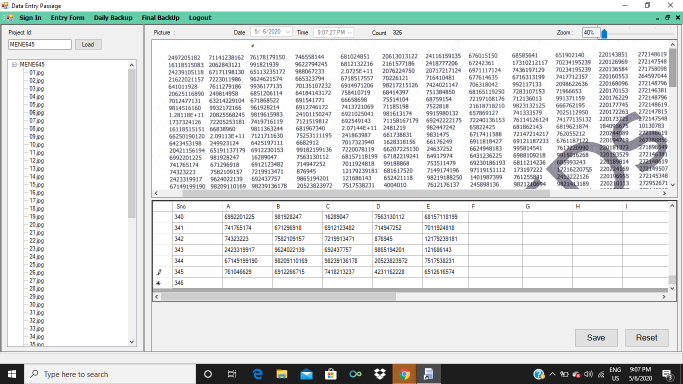
#> input picture images/image.png, 1366 x 768 px, found by its file name (shown at 1/2 size)
$ python image_process_01.py   (older library calls are emulated)
#> lines starting #> are read from the running program, lines starting #| are printed output that depends on the picture
# Improting Image class from PIL module
from PIL import Image
import sys

def main(argv):
    # Opens a image in RGB mode
    outfile = "images\image_out.png"
    outfile2 = "images\image_out_large.png"
    im = Image.open(r"C:\workspace\python\images\image.png")
#> im is the input picture: PIL image 1366x768 RGBA; mean R, G, B, A 220.7, 223.7, 223.4, 255

    # Size of the image in pixels (size of orginal image)
    # (This is not mandatory)
    orig_width, orig_height = im.size
#> orig_width = 1366; orig_height = 768
    print(orig_width, orig_height)
#| 1366 768

    new_size = int(orig_width*1.5), int(orig_height*1.5)
#> new_size = (2049, 1152)
    # [6 lines of commented-out code are left out]
    left = 333
    top = 97
    right = 333+82
    bottom = 380

    if len(argv) == 4:
        left = int(argv[0])
        top = int(argv[1])
        right = int(argv[2])
        bottom = int(argv[3])

    print(left, top, right, bottom)
    # Cropped image of above dimension
    # (It will not change orginal image)
    im1 = im.crop((left, top, right, bottom))
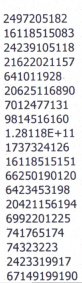
#> im1: PIL image 82x283 RGBA; mean R, G, B, A 222.8, 222.5, 224.9, 255
    ch_width, ch_height = im1.size
#> ch_width = 82; ch_height = 283
    print(ch_width, ch_height)
#| 82 283

    # Shows the image in image viewer
    im1.save(outfile, 'png')
    im1.show()

    im2 = im1.resize(new_size, Image.ANTIALIAS)
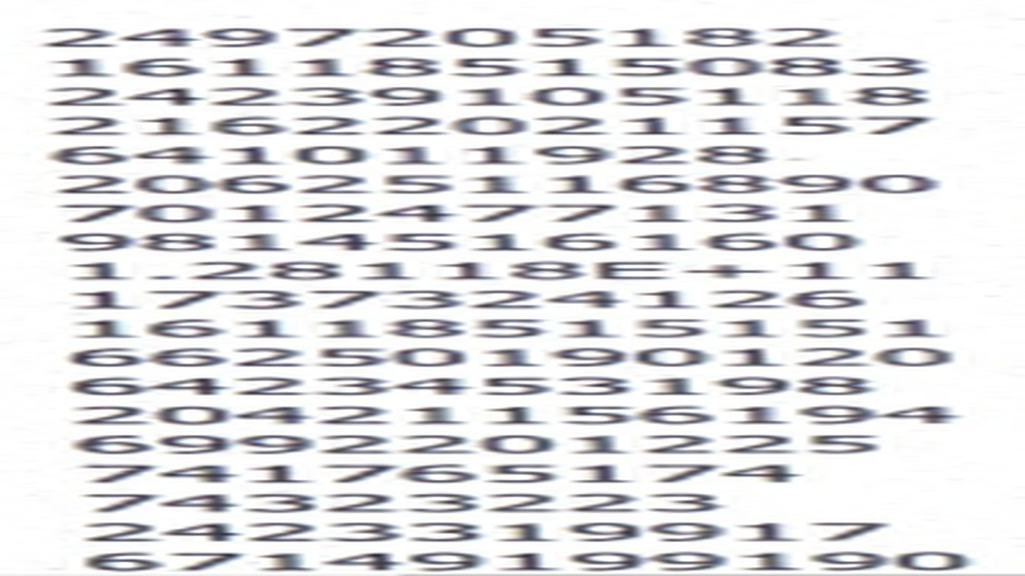
#> im2: PIL image 2049x1152 RGBA (shown at 1/2 size); mean R, G, B, A 222.1, 221.8, 224.2, 255
    ch2_width, ch2_height = im2.size
#> ch2_width = 2049; ch2_height = 1152
    print(ch2_width, ch2_height)
#| 2049 1152
    im2.save(outfile2, 'png')

if __name__ == "__main__":
   main(sys.argv[1:])
